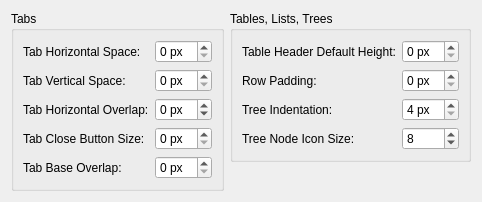
     <widget class="QWidget" name="tab_5">
      <attribute name="title">
       <string>Tabs, Tables, Lists, Trees</string>
      </attribute>
      <layout class="QGridLayout" name="gridLayout_tab5">
       <item row="0" column="0" rowspan="2">
        <widget class="QGroupBox" name="groupBox_2">
         <property name="title">
          <string>Tabs</string>
         </property>
         <layout class="QGridLayout" name="gridLayout_tabs">
          <item row="0" column="0">
           <widget class="QLabel" name="lblTabHSpace">
            <property name="toolTip">
             <string>The horizontal spacing padded inside tab button labels.</string>
            </property>
            <property name="text">
             <string>Tab Horizontal Space:</string>
            </property>
           </widget>
          </item>
          <item row="0" column="1">
           <widget class="QSpinBox" name="sbTabHSpace">
            <property name="toolTip">
             <string>Set the horizontal padding of tabs.</string>
            </property>
            <property name="suffix">
             <string> px</string>
            </property>
            <property name="maximum">
             <number>40</number>
            </property>
           </widget>
          </item>
          <item row="1" column="0">
           <widget class="QLabel" name="lblTabVSpace">
            <property name="toolTip">
             <string>The vertical spacing padded inside tab button labels.</string>
            </property>
            <property name="text">
             <string>Tab Vertical Space:</string>
            </property>
           </widget>
          </item>
          <item row="1" column="1">
           <widget class="QSpinBox" name="sbTabVSpace">
            <property name="toolTip">
             <string>Set the vertical padding of tabs.</string>
            </property>
            <property name="suffix">
             <string> px</string>
            </property>
            <property name="maximum">
             <number>20</number>
            </property>
           </widget>
          </item>
          <item row="2" column="0">
           <widget class="QLabel" name="lblTabOverlapHorizontal">
            <property name="toolTip">
             <string>The horizontal overlap distance between adjacent tab buttons.</string>
            </property>
            <property name="text">
             <string>Tab Horizontal Overlap:</string>
            </property>
           </widget>
          </item>
          <item row="2" column="1">
           <widget class="QSpinBox" name="sbTabOverlapHorizontal">
            <property name="toolTip">
             <string>Set the horizontal overlap of adjacent tabs.</string>
            </property>
            <property name="suffix">
             <string> px</string>
            </property>
            <property name="minimum">
             <number>-5</number>
            </property>
            <property name="maximum">
             <number>15</number>
            </property>
           </widget>
          </item>
          <item row="3" column="0">
           <widget class="QLabel" name="lblTabCloseSize">
            <property name="toolTip">
             <string>Adjust the size of the close button inside tabs to prevent text clipping.</string>
            </property>
            <property name="text">
             <string>Tab Close Button Size:</string>
            </property>
           </widget>
          </item>
          <item row="3" column="1">
           <widget class="QSpinBox" name="sbTabCloseSize">
            <property name="toolTip">
             <string>Set the size of tab close buttons.</string>
            </property>
            <property name="suffix">
             <string> px</string>
            </property>
            <property name="maximum">
             <number>32</number>
            </property>
           </widget>
          </item>
          <item row="4" column="0">
           <widget class="QLabel" name="lblTabOverlap">
            <property name="toolTip">
             <string>The number of pixels the tab base overlaps the active tab widget's border frame.</string>
            </property>
            <property name="text">
             <string>Tab Base Overlap:</string>
            </property>
           </widget>
          </item>
          <item row="4" column="1">
           <widget class="QSpinBox" name="sbTabOverlap">
            <property name="toolTip">
             <string>Set the layout overlap of the tab bar base.</string>
            </property>
            <property name="suffix">
             <string> px</string>
            </property>
            <property name="maximum">
             <number>10</number>
            </property>
           </widget>
          </item>
         </layout>
        </widget>
       </item>
       <item row="0" column="1">
        <widget class="QGroupBox" name="groupBox_5">
         <property name="title">
          <string>Tables, Lists, Trees</string>
         </property>
         <layout class="QGridLayout" name="gridLayout_tables">
          <item row="0" column="0">
           <widget class="QLabel" name="lblHeaderDefaultHeight">
            <property name="toolTip">
             <string>The default vertical height for table column headers. Reduce this value for more compact CAD data grids.</string>
            </property>
            <property name="text">
             <string>Table Header Default Height:</string>
            </property>
           </widget>
          </item>
          <item row="1" column="1">
           <widget class="QSpinBox" name="sbRowPadding">
            <property name="toolTip">
             <string>Adjust the height padding for items inside structured grids.</string>
            </property>
            <property name="suffix">
             <string> px</string>
            </property>
            <property name="maximum">
             <number>20</number>
            </property>
           </widget>
          </item>
          <item row="0" column="1">
           <widget class="QSpinBox" name="sbHeaderDefaultHeight">
            <property name="toolTip">
             <string>Set the default height of column header sections in table and tree views.</string>
            </property>
            <property name="suffix">
             <string> px</string>
            </property>
           </widget>
          </item>
          <item row="2" column="1">
           <widget class="QSpinBox" name="sbTreeIndentation">
            <property name="toolTip">
             <string>Set the indentation size for nested tree views.</string>
            </property>
            <property name="suffix">
             <string> px</string>
            </property>
            <property name="minimum">
             <number>4</number>
            </property>
            <property name="maximum">
             <number>50</number>
            </property>
           </widget>
          </item>
          <item row="2" column="0">
           <widget class="QLabel" name="lblTreeIndentation">
            <property name="toolTip">
             <string>The horizontal gap added for each nested level in hierarchical lists and part trees.</string>
            </property>
            <property name="text">
             <string>Tree Indentation:</string>
            </property>
           </widget>
          </item>
          <item row="1" column="0">
           <widget class="QLabel" name="lblRowPadding">
            <property name="toolTip">
             <string>The programmatic vertical row spacing added inside all list, table, and tree views.</string>
            </property>
            <property name="text">
             <string>Row Padding:</string>
            </property>
           </widget>
          </item>
          <item row="3" column="0">
           <widget class="QLabel" name="lblTreeBranchIndicatorSize">
            <property name="text">
             <string>Tree Node Icon Size:</string>
            </property>
           </widget>
          </item>
          <item row="3" column="1">
           <widget class="QSpinBox" name="sbTreeBranchIndicatorSize">
            <property name="toolTip">
             <string>Physical width/height of the vector arrows or boxes in tree branch indicators.</string>
            </property>
            <property name="minimum">
             <number>4</number>
            </property>
            <property name="maximum">
             <number>30</number>
            </property>
            <property name="value">
             <number>8</number>
            </property>
           </widget>
          </item>
         </layout>
        </widget>
       </item>
       <item row="2" column="0">
        <spacer name="verticalSpacer_6">
         <property name="orientation">
          <enum>Qt::Orientation::Vertical</enum>
         </property>
         <property name="sizeHint" stdset="0">
          <size>
           <width>19</width>
           <height>0</height>
          </size>
         </property>
        </spacer>
       </item>
      </layout>
     </widget>
